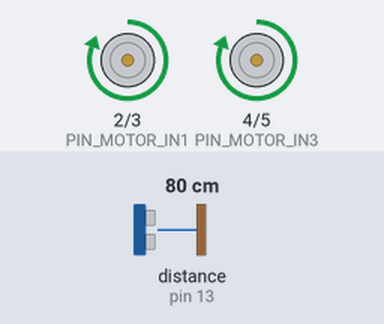
This sketch was run on a simulated Arduino Uno, built with avr-gcc and run on an emulated ATmega328P. On the bench: motor-driver pin pairs drawn as motors (green arrow = first pin HIGH = forward, orange = second pin HIGH = backward, longer = more drive). Wiring (inferred from the names in the program): ultrasonic range finder: trigger pin 12; echo pin 13. Inputs (shaded band) come from the test bench; at power-on: distance to the obstacle (sensor on pin 13) 80 cm. The echo pulse lasts 58.3 µs per cm.

Above: at 1.2 s.
1.3 s: distance to the obstacle (sensor on pin 13) set to 28 cm
2.8 s: distance to the obstacle (sensor on pin 13) set to 23 cm
At 4.2 s:
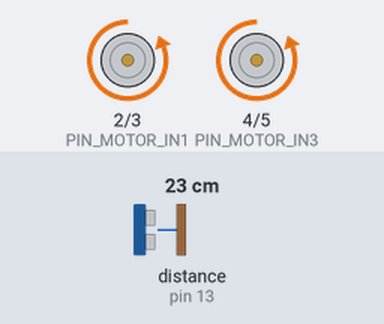
At 5.3 s:
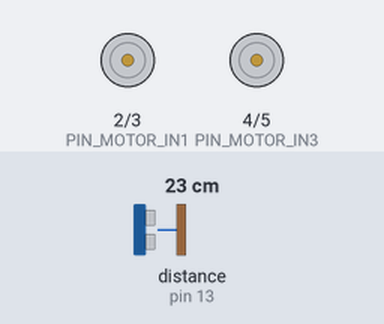
5.8 s: distance to the obstacle (sensor on pin 13) set to 18 cm
At 6.9 s:
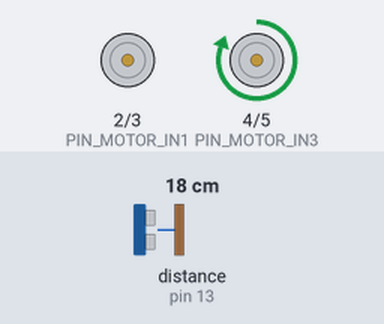
8.8 s: distance to the obstacle (sensor on pin 13) set to 12 cm
11.8 s: distance to the obstacle (sensor on pin 13) set to 35 cm
Timing chart, 0 to 14.9 s (numbered marks = the images above; inputs shaded):
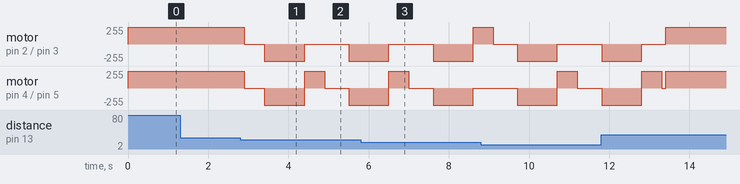

The sketch:

Codigo_obstaculo_sem_servo.ino
```cpp
//Nesse código funcional, temos a lógica da esquiva dos obstáculos, mas antes de implementar a lógica do servo
// declaracao dos pinos do sensor ultrassonico
const int PINO_SENSOR_ECHO = 13;
const int PINO_SENSOR_TRIGGER = 12;

// declaracao dos pinos do driver de motor
const int PIN_MOTOR_IN1 = 2;
const int PIN_MOTOR_IN2 = 3;
const int PIN_MOTOR_IN3 = 4;
const int PIN_MOTOR_IN4 = 5;

// declaracao das constantes auxiliares para controlar os motores
const int DISTANCIA_SEGURA = 25; // [cm]
const int PAUSA = 100; // [ms]

// ---------------------------------------------------

int ler_distancia(void);
void mover_frente(void);
void mover_tras(void);
void parar(void);

// ---------------------------------------------------

void setup() {
  // configura os pinos do sensor ultrassonico
  pinMode(PINO_SENSOR_ECHO, INPUT); // entrada
  pinMode(PINO_SENSOR_TRIGGER, OUTPUT); // saida
  digitalWrite(PINO_SENSOR_TRIGGER, LOW); // por padrao em nivel baixo (sem sinal)

  // configura os pinos do driver de motor
  pinMode(PIN_MOTOR_IN1, OUTPUT); // saida
  pinMode(PIN_MOTOR_IN2, OUTPUT); // saida
  pinMode(PIN_MOTOR_IN3, OUTPUT); // saida
  pinMode(PIN_MOTOR_IN4, OUTPUT); // saida
  parar(); // robo parado por padrao
}

// ---------------------------------------------------

void loop() {
  // le a distancia
  int distancia = ler_distancia();

  // verifica se ha um obstaculo na frente
  if(distancia < DISTANCIA_SEGURA){
    // para o robo
    parar();
    delay(500); // pausa para o proximo movimento

    // move o robo para tras
    mover_tras();

    // para o robo apos um curto intervalo
    delay(1000);
    parar();

    // escolhe um dos lados para girar
    bool par = (millis() % 2 == 0) ? true : false;
    if(par){
      // gira o motor 1 para a frente
      digitalWrite(PIN_MOTOR_IN1, HIGH);
      digitalWrite(PIN_MOTOR_IN2, LOW);
    } else {
      // gira o motor 2 para a frente
      digitalWrite(PIN_MOTOR_IN3, HIGH);
      digitalWrite(PIN_MOTOR_IN4, LOW);
    }

    // para o robo apos um curto intervalo
    delay(500);
    parar();
  } else { // senao
    // move o robo para a frente
    mover_frente();
  }

  // pausa para a proxima leitura
  delay(PAUSA);
}

// ---------------------------------------------------
// ---------------------------------------------------

// Ler a distancia com o sensor ultrassonico
int ler_distancia(void){
  // realiza o pulso de 10 microsegundos no trigger do sensor
  digitalWrite(PINO_SENSOR_TRIGGER,HIGH);
  delayMicroseconds(10);
  digitalWrite(PINO_SENSOR_TRIGGER,LOW);

  // mede o pulso em microsegundos retornado para o echo do sensor
  // e converte o tempo para distancia ao dividir por 58
  return pulseIn(PINO_SENSOR_ECHO, HIGH) / 58; // [cm]
}

// ---------------------------------------------------

// Mover o robo para a frente
void mover_frente(void){
  digitalWrite(PIN_MOTOR_IN1, HIGH);
  digitalWrite(PIN_MOTOR_IN2, LOW);
  digitalWrite(PIN_MOTOR_IN3, HIGH);
  digitalWrite(PIN_MOTOR_IN4, LOW);
}

// ---------------------------------------------------

// Mover o robo para tras
void mover_tras(void){
  digitalWrite(PIN_MOTOR_IN1, LOW);
  digitalWrite(PIN_MOTOR_IN2, HIGH);
  digitalWrite(PIN_MOTOR_IN3, LOW);
  digitalWrite(PIN_MOTOR_IN4, HIGH);
}

// ---------------------------------------------------

// Parar o robo
void parar(void){
  digitalWrite(PIN_MOTOR_IN1, LOW);
  digitalWrite(PIN_MOTOR_IN2, LOW);
  digitalWrite(PIN_MOTOR_IN3, LOW);
  digitalWrite(PIN_MOTOR_IN4, LOW);
}
```

Measured:
- the behaviour switches between 26 and 25 cm on distance to the obstacle (sensor on pin 13) (found by bisection; images 0 and 1)
- the behaviour switches between 21 and 20 cm on distance to the obstacle (sensor on pin 13) (found by bisection; images 2 and 3)
- after the input at 1.3 s, every drawn part: stays the same
